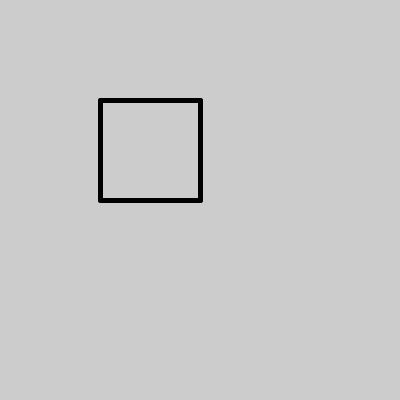
Frame 1 (no input)
Frame 60 (the mouse pressed at the canvas centre just before this capture): identical to frame 1, image omitted
Frame 120 (the mouse held since frame 60 and released just before this capture): identical to frame 1, image omitted

The Processing sketch that drew this single still picture (run headless with seeded random() and noise(); from frame 60 on, the mouse is pressed at the canvas centre):

// Processing sketch: opdracht_9_4
// ── opdracht_9_4.pde
float mijnGetal;

void setup() {
  size(400, 400);
  vierkantje(100, 100, 200, 200);
}

void draw() {
}

void vierkantje(int x1, int y1, int x2, int y2) {
    strokeWeight(5);
    line(x1, y1, x2, y1);
    line(x1, y2, y1, x1);
    line(x2, y2, x2, x1);
    line(y2, x2, y1, x2);
}
